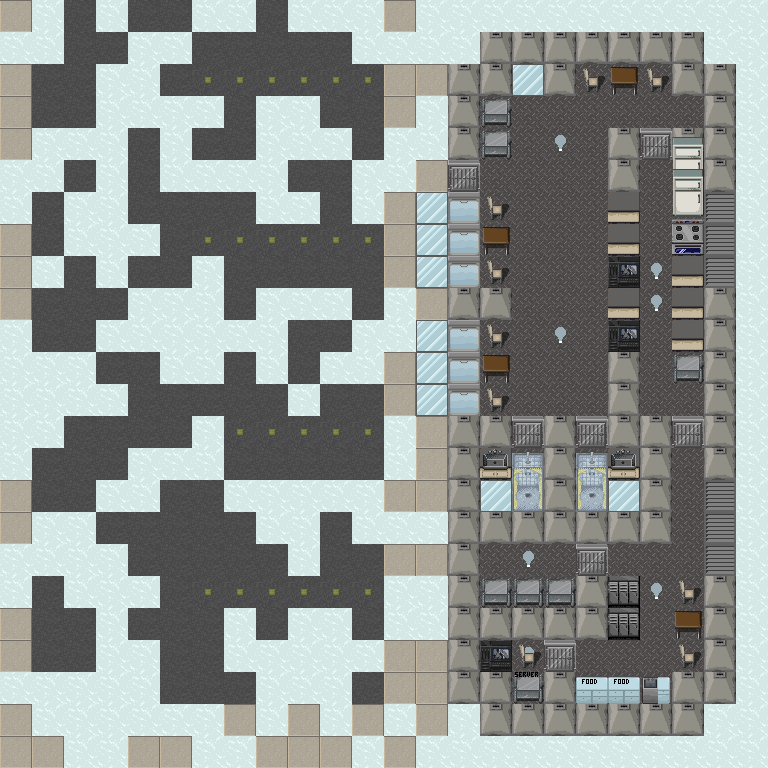

This is a level from a 2D game, rendered from its Tiled map with the project's own tilesets. A one-line summary and the map file follow, with tile-layer data summarised:
An orthogonal 24x24 tile map with 32x32 px tiles, 3 tile layers (00 Fill Terrain, 00 Terrain, 00 Furniture), 3 hidden layers not drawn, 5 tilesets.

<map version="1.10" tiledversion="1.11.0" orientation="orthogonal" renderorder="right-down" width="24" height="24" tilewidth="32" tileheight="32" infinite="0" nextlayerid="9" nextobjectid="1">
 <tileset firstgid="1" source="../Tileset/Terrain_Floors.tsx" />
 <tileset firstgid="101" source="../Tileset/Terrain_Walls.tsx" />
 <tileset firstgid="201" source="../Tileset/Terrain_Doors.tsx" />
 <tileset firstgid="301" source="../Tileset/Furniture_Normal.tsx" />
 <tileset firstgid="401" source="../Tileset/Furniture_Tall.tsx" />
 <group id="4" name="00">
  <layer id="1" name="00 Fill Terrain" width="24" height="24" locked="1">
   <data>[576 cells, 576 non-empty, 1 distinct tile ids]</data>
  </layer>
  <layer id="2" name="00 Terrain" width="24" height="24">
   <data>[576 cells, 377 non-empty, 9 distinct tile ids]</data>
  </layer>
  <layer id="3" name="00 Furniture" width="24" height="24">
   <data>[576 cells, 50 non-empty, 14 distinct tile ids]</data>
  </layer>
 </group>
 <group id="8" name="01" visible="0">
  <layer id="5" name="01 Fill Terrain" width="24" height="24" locked="1">
   <data>[576 cells, 0 non-empty, 0 distinct tile ids]</data>
  </layer>
  <layer id="6" name="01 Terrain" width="24" height="24">
   <data>[576 cells, 194 non-empty, 2 distinct tile ids]</data>
  </layer>
  <layer id="7" name="01 Furniture" width="24" height="24">
   <data>[576 cells, 16 non-empty, 4 distinct tile ids]</data>
  </layer>
 </group>
</map>